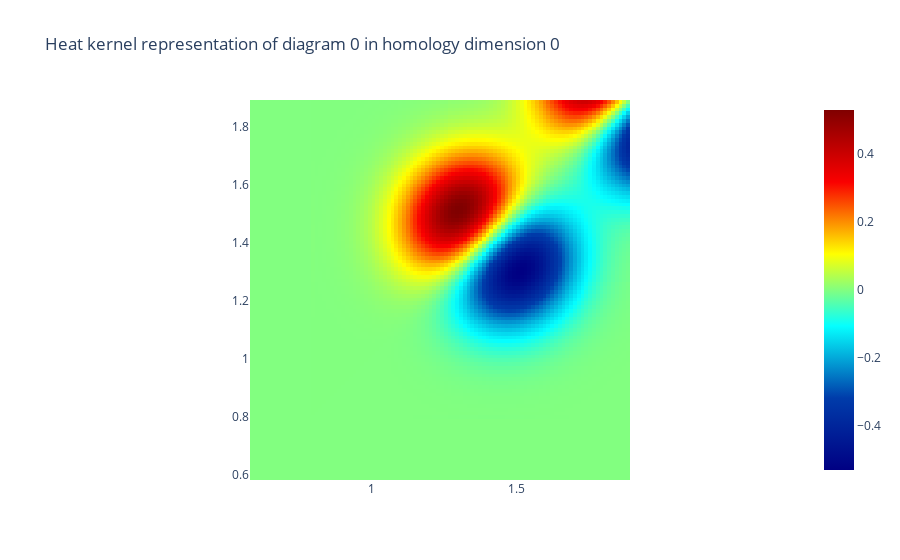
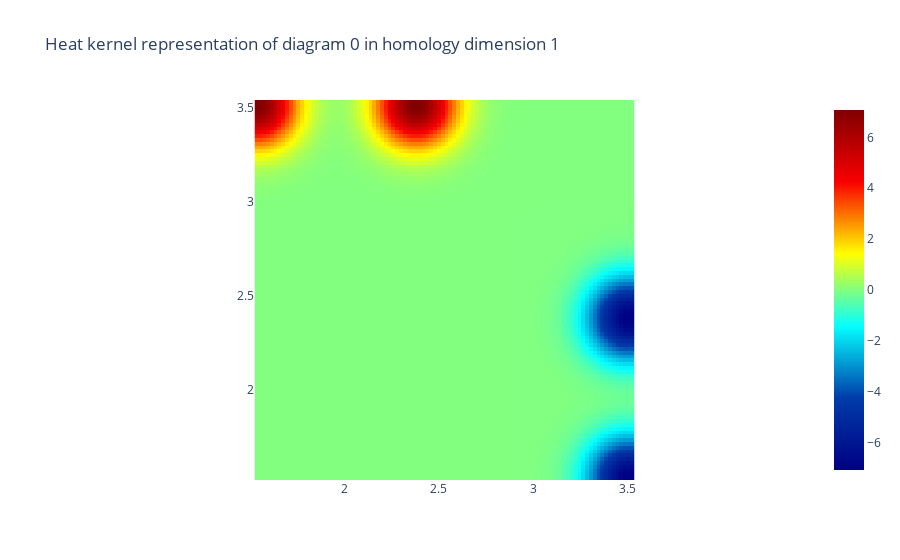

The cell these charts' notebook holds for them, in order:
### Markdown cell above
### Feature Representation

* Persistent Homology needs to be translated to a meaningful metric for it to be considered as a feature
* This can be achieved by convolving a gaussian kernal on the persistence diagram, a procedure achieved via the heat kernel
* For each of the Homology dimension, the Heat Kernels amplitude is computed to get the vectorized feature

### Code cell
heat = HeatKernel(sigma=.15, n_bins=100, n_jobs=-1)
img_heat = heat.fit_transform(img_scaled)

fig1 = heat.plot(img_heat, homology_dimension_idx=0, colorscale='jet')
fig1.show()

fig2 = heat.plot(img_heat, homology_dimension_idx=1, colorscale='jet')
fig2.show()
